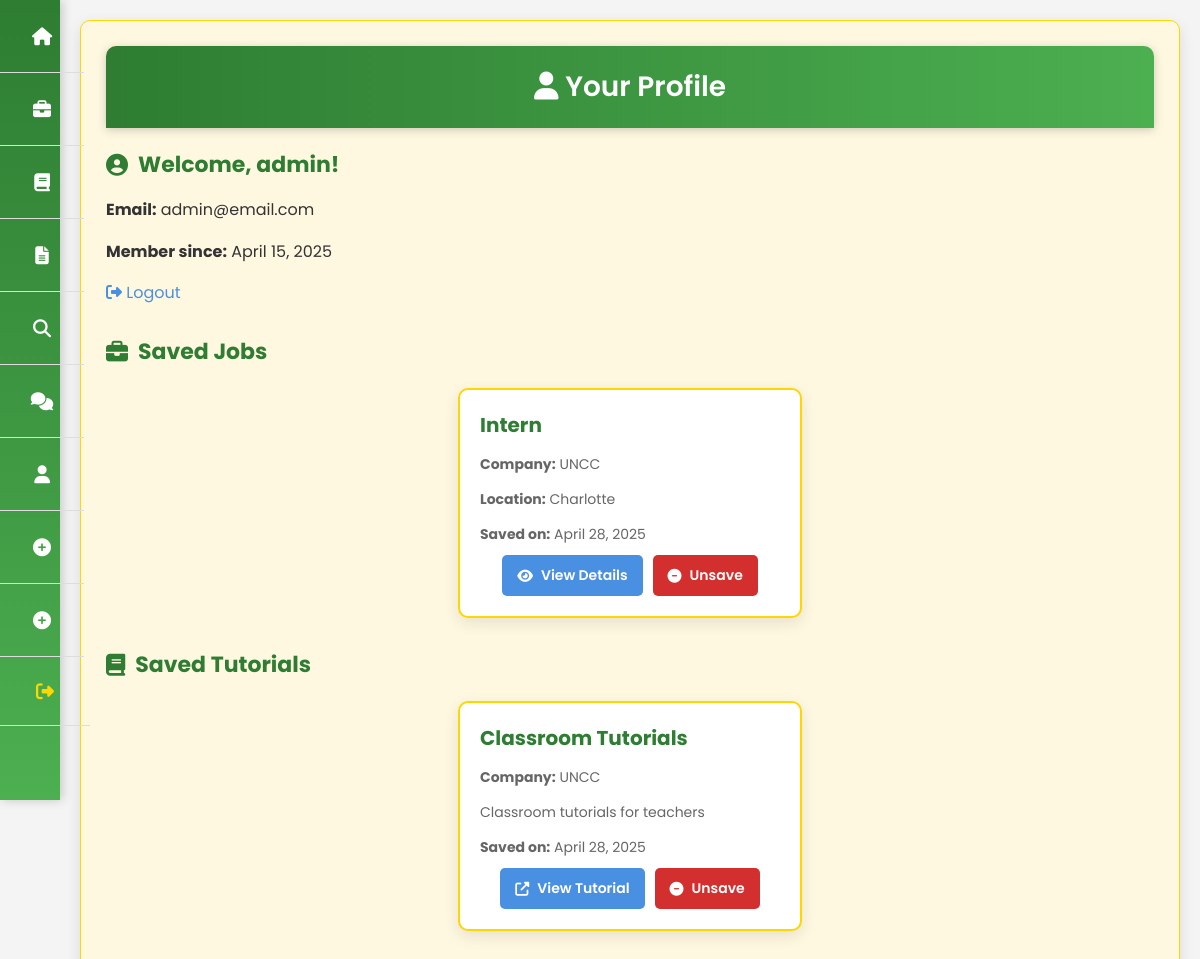
/profile/ (signed in), run on the app's committed database.
### courses/models.py (models this page shows, shortened)
class SavedJob(models.Model):
    user = models.ForeignKey(User, on_delete=models.CASCADE)
    job = models.ForeignKey(JobListing, on_delete=models.CASCADE)
    saved_at = models.DateTimeField(auto_now_add=True)
    class Meta:
        unique_together = ('user', 'job')

class JobListing(models.Model):
    title = models.CharField(max_length=200)
    company = models.CharField(max_length=100)
    location = models.CharField(max_length=100)
    description = models.TextField()
    application_link = models.URLField()
    posted_at = models.DateTimeField(auto_now_add=True)
    posted_by = models.ForeignKey(User, on_delete=models.CASCADE)

class SavedTutorial(models.Model):
    user = models.ForeignKey(User, on_delete=models.CASCADE)
    tutorial = models.ForeignKey(Tutorial, on_delete=models.CASCADE)
    saved_at = models.DateTimeField(auto_now_add=True)
    class Meta:
        unique_together = ('user', 'tutorial')

class Tutorial(models.Model):
    title = models.CharField(max_length=200)
    company = models.CharField(max_length=100)
    description = models.TextField()
    link = models.URLField()
    posted_at = models.DateTimeField(auto_now_add=True)
    posted_by = models.ForeignKey(User, on_delete=models.CASCADE)

### courses/views.py (the view)
# urls.py: path('profile/', views.profile, name='profile'),
@login_required
def profile(request):
    saved_jobs = SavedJob.objects.filter(user=request.user).order_by('-saved_at')
    saved_tutorials = SavedTutorial.objects.filter(user=request.user).order_by('-saved_at')
    context = {
        'saved_jobs': saved_jobs,
        'saved_tutorials': saved_tutorials,
    }
    return render(request, 'courses/profile.html', context)

### courses/templates/courses/profile.html (shortened to what this page needs)
{% extends 'courses/base.html' %}
{% block content %}
<div class="container">
    <div class="page-header">
        <h1><i class="fas fa-user"></i> Your Profile</h1>
    </div>
    <div class="profile-section">
        <h2><i class="fas fa-user-circle"></i> Welcome, {{ user.username }}!</h2>
        <p><strong>Email:</strong> {{ user.email }}</p>
        <p><strong>Member since:</strong> {{ user.date_joined|date:"F d, Y" }}</p>
        <a href="{% url 'custom_logout' %}"><i class="fas fa-sign-out-alt"></i> <span>Logout</span></a>
    </div>
    <div class="saved-jobs-section">
        <h2><i class="fas fa-briefcase"></i> Saved Jobs</h2>
        {% if saved_jobs %}
            <div class="job-list">
                {% for saved_job in saved_jobs %}
                    <div class="job-card">
                        <h3>{{ saved_job.job.title }}</h3>
                        <p><strong>Company:</strong> {{ saved_job.job.company }}</p>
                        <p><strong>Location:</strong> {{ saved_job.job.location }}</p>
                        <p><strong>Saved on:</strong> {{ saved_job.saved_at|date:"F d, Y" }}</p>
                        <div class="job-actions">
                            <a href="{% url 'job_detail' saved_job.job.id %}" class="btn btn-view">
                                <i class="fas fa-eye"></i> View Details
                            </a>
                            <a href="{% url 'unsave_job' saved_job.job.id %}" class="btn btn-unsave">
                                <i class="fas fa-minus-circle"></i> Unsave
                            </a>
                        </div>
                    </div>
                {% endfor %}
            </div>
        {% else %}
            <p>You haven't saved any jobs yet. Explore the <a href="{% url 'job_list' %}">Job Board</a> to find opportunities!</p>
        {% endif %}
    </div>
    <div class="saved-tutorials-section">
        <h2><i class="fas fa-book"></i> Saved Tutorials</h2>
        {% if saved_tutorials %}
            <div class="tutorial-list">
                {% for saved_tutorial in saved_tutorials %}
                    <div class="tutorial-card">
                        <h3>{{ saved_tutorial.tutorial.title }}</h3>
                        <p><strong>Company:</strong> {{ saved_tutorial.tutorial.company }}</p>
                        <p>{{ saved_tutorial.tutorial.description|truncatewords:20 }}</p>
                        <p><strong>Saved on:</strong> {{ saved_tutorial.saved_at|date:"F d, Y" }}</p>
                        <div class="tutorial-actions">
                            <a href="{{ saved_tutorial.tutorial.link }}" target="_blank" class="btn btn-view">
                                <i class="fas fa-external-link-alt"></i> View Tutorial
                            </a>
                            <a href="{% url 'unsave_tutorial' saved_tutorial.tutorial.id %}" class="btn btn-unsave">
                                <i class="fas fa-minus-circle"></i> Unsave
                            </a>
                        </div>
                    </div>
                {% endfor %}
            </div>
        {% else %}
            <p>You haven't saved any tutorials yet. Check out the <a href="{% url 'tutorial_list' %}">Tutorials</a> page to find helpful resources!</p>
        {% endif %}
    </div>
</div>
{% endblock %}

### static/style.css (style rules this page uses)
body { font-family: 'Poppins', Arial, sans-serif; margin: 0; padding: 0; background-color: #f4f4f4; color: #333; display: flex; }
.container { max-width: 100%; background: #FFF8E1; padding: 25px; border-radius: 10px; box-shadow: 0 5px 15px rgba(0,0,0,0.1); border: 1px solid #FFD700; }
h1 { color: #2E7D32; text-align: center; font-weight: 600; margin-bottom: 20px; }
a { color: #4A90E2; text-decoration: none; font-weight: 400; transition: color 0.3s ease; }
.page-header { background: linear-gradient(to right, #2E7D32, #4CAF50); color: white; padding: 20px; text-align: center; border-radius: 10px 10px 0 0; margin-bottom: 20px; box-shadow: 0 2px 10px rgba(0,0,0,0.2); }
.page-header h1 { margin: 0; color: white; font-size: 28px; }
.btn { display: inline-flex; align-items: center; gap: 8px; padding: 10px 15px; border-radius: 5px; font-size: 14px; font-weight: 600; text-decoration: none; transition: background-color 0.3s ease, transform 0.1s ease; }
.btn-view, .btn-save { background-color: #4A90E2; color: white; }
.btn-unsave { background-color: #D32F2F; color: white; }
.tutorial-list { display: flex; flex-wrap: wrap; gap: 20px; justify-content: center; }
.tutorial-card { background: #fff; border: 2px solid #FFD700; border-radius: 10px; width: 300px; padding: 20px; box-shadow: 0 5px 15px rgba(0,0,0,0.1); transition: transform 0.3s ease, border-color 0.3s ease; }
.tutorial-card h3 { margin: 0 0 10px; font-size: 20px; color: #2E7D32; }
.tutorial-card p { color: #666; font-size: 14px; margin-bottom: 10px; line-height: 1.5; }
.tutorial-actions { display: flex; gap: 10px; justify-content: center; flex-wrap: wrap; }
.job-list { display: flex; flex-wrap: wrap; gap: 20px; justify-content: center; }
.job-card { background: #fff; border: 2px solid #FFD700; border-radius: 10px; width: 300px; padding: 20px; box-shadow: 0 5px 15px rgba(0,0,0,0.1); transition: transform 0.3s ease, border-color 0.3s ease; }
.job-card h3 { margin: 0 0 10px; font-size: 20px; color: #2E7D32; }
.job-card p { color: #666; font-size: 14px; margin-bottom: 10px; line-height: 1.5; }
.job-actions { display: flex; gap: 10px; justify-content: center; flex-wrap: wrap; }
.profile-section { margin-bottom: 30px; }
.profile-section h2 { color: #2E7D32; font-size: 22px; margin-bottom: 10px; display: flex; align-items: center; gap: 10px; }
.profile-section p { font-size: 16px; line-height: 1.6; }
.saved-jobs-section { margin-bottom: 30px; }
.saved-jobs-section h2 { color: #2E7D32; font-size: 22px; margin-bottom: 20px; display: flex; align-items: center; gap: 10px; }
.saved-tutorials-section { margin-bottom: 30px; }
.saved-tutorials-section h2 { color: #2E7D32; font-size: 22px; margin-bottom: 20px; display: flex; align-items: center; gap: 10px; }

### data on the page
SavedJob: job "Intern", job.company "UNCC", job.location "Charlotte", saved_at "April 28, 2025"
SavedTutorial: tutorial "Classroom Tutorials", tutorial.company "UNCC", tutorial.description "Classroom tutorials for teachers", saved_at "April 28, 2025"

### other printed values
{{ user.username }} "admin"
{{ user.email }} "admin@email.com"
{{ user.date_joined|date:"F d, Y" }} "April 15, 2025"
